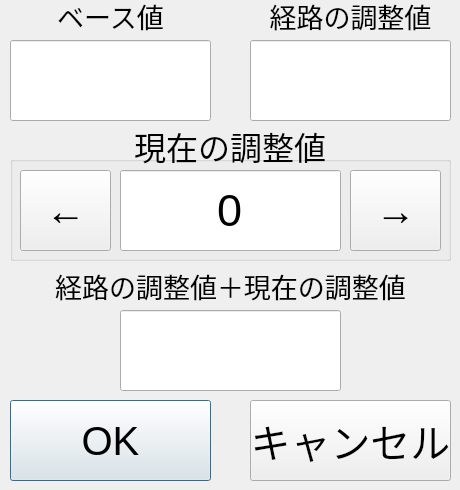
<?xml version="1.0" encoding="UTF-8"?>
<ui version="4.0">
 <class>Dialog_driving_adjustment</class>
 <widget class="QDialog" name="Dialog_driving_adjustment">
  <property name="geometry">
   <rect>
    <x>0</x>
    <y>0</y>
    <width>460</width>
    <height>490</height>
   </rect>
  </property>
  <property name="windowTitle">
   <string>Dialog</string>
  </property>
  <widget class="QPushButton" name="bt_end">
   <property name="geometry">
    <rect>
     <x>10</x>
     <y>400</y>
     <width>201</width>
     <height>81</height>
    </rect>
   </property>
   <property name="font">
    <font>
     <pointsize>30</pointsize>
    </font>
   </property>
   <property name="text">
    <string>OK</string>
   </property>
  </widget>
  <widget class="QPushButton" name="bt_cancel">
   <property name="geometry">
    <rect>
     <x>250</x>
     <y>400</y>
     <width>201</width>
     <height>81</height>
    </rect>
   </property>
   <property name="font">
    <font>
     <pointsize>30</pointsize>
    </font>
   </property>
   <property name="text">
    <string>キャンセル</string>
   </property>
  </widget>
  <widget class="QGroupBox" name="gb_steer_plus_param">
   <property name="geometry">
    <rect>
     <x>10</x>
     <y>120</y>
     <width>441</width>
     <height>141</height>
    </rect>
   </property>
   <property name="font">
    <font>
     <pointsize>24</pointsize>
    </font>
   </property>
   <property name="title">
    <string>現在の調整値</string>
   </property>
   <property name="alignment">
    <set>Qt::AlignCenter</set>
   </property>
   <widget class="QLineEdit" name="li_steer_plus_param_">
    <property name="geometry">
     <rect>
      <x>110</x>
      <y>50</y>
      <width>221</width>
      <height>81</height>
     </rect>
    </property>
    <property name="font">
     <font>
      <pointsize>34</pointsize>
     </font>
    </property>
    <property name="text">
     <string>0</string>
    </property>
    <property name="alignment">
     <set>Qt::AlignCenter</set>
    </property>
    <property name="readOnly">
     <bool>true</bool>
    </property>
   </widget>
   <widget class="QPushButton" name="bt_right">
    <property name="geometry">
     <rect>
      <x>340</x>
      <y>50</y>
      <width>91</width>
      <height>81</height>
     </rect>
    </property>
    <property name="font">
     <font>
      <pointsize>30</pointsize>
     </font>
    </property>
    <property name="text">
     <string>→</string>
    </property>
    <property name="autoRepeat">
     <bool>true</bool>
    </property>
    <property name="autoRepeatDelay">
     <number>0</number>
    </property>
    <property name="autoRepeatInterval">
     <number>100</number>
    </property>
   </widget>
   <widget class="QPushButton" name="bt_left">
    <property name="geometry">
     <rect>
      <x>10</x>
      <y>50</y>
      <width>91</width>
      <height>81</height>
     </rect>
    </property>
    <property name="font">
     <font>
      <pointsize>30</pointsize>
     </font>
    </property>
    <property name="text">
     <string>←</string>
    </property>
    <property name="autoRepeat">
     <bool>true</bool>
    </property>
    <property name="autoRepeatDelay">
     <number>0</number>
    </property>
    <property name="autoRepeatInterval">
     <number>100</number>
    </property>
   </widget>
  </widget>
  <widget class="QLabel" name="lb_base">
   <property name="geometry">
    <rect>
     <x>10</x>
     <y>0</y>
     <width>201</width>
     <height>31</height>
    </rect>
   </property>
   <property name="font">
    <font>
     <pointsize>20</pointsize>
    </font>
   </property>
   <property name="text">
    <string>ベース値</string>
   </property>
   <property name="alignment">
    <set>Qt::AlignCenter</set>
   </property>
  </widget>
  <widget class="QLabel" name="lb_waypoint_corr">
   <property name="geometry">
    <rect>
     <x>250</x>
     <y>0</y>
     <width>201</width>
     <height>31</height>
    </rect>
   </property>
   <property name="font">
    <font>
     <pointsize>20</pointsize>
    </font>
   </property>
   <property name="text">
    <string>経路の調整値</string>
   </property>
   <property name="alignment">
    <set>Qt::AlignCenter</set>
   </property>
  </widget>
  <widget class="QLineEdit" name="li_base">
   <property name="geometry">
    <rect>
     <x>10</x>
     <y>40</y>
     <width>201</width>
     <height>81</height>
    </rect>
   </property>
   <property name="font">
    <font>
     <pointsize>34</pointsize>
    </font>
   </property>
   <property name="text">
    <string/>
   </property>
   <property name="alignment">
    <set>Qt::AlignCenter</set>
   </property>
   <property name="readOnly">
    <bool>true</bool>
   </property>
  </widget>
  <widget class="QLineEdit" name="li_waypoint_corr">
   <property name="geometry">
    <rect>
     <x>250</x>
     <y>40</y>
     <width>201</width>
     <height>81</height>
    </rect>
   </property>
   <property name="font">
    <font>
     <pointsize>34</pointsize>
    </font>
   </property>
   <property name="text">
    <string/>
   </property>
   <property name="alignment">
    <set>Qt::AlignCenter</set>
   </property>
   <property name="readOnly">
    <bool>true</bool>
   </property>
  </widget>
  <widget class="QLineEdit" name="li_all_corr">
   <property name="geometry">
    <rect>
     <x>120</x>
     <y>310</y>
     <width>221</width>
     <height>81</height>
    </rect>
   </property>
   <property name="font">
    <font>
     <pointsize>34</pointsize>
    </font>
   </property>
   <property name="text">
    <string/>
   </property>
   <property name="alignment">
    <set>Qt::AlignCenter</set>
   </property>
   <property name="readOnly">
    <bool>true</bool>
   </property>
  </widget>
  <widget class="QLabel" name="lb_all_corr">
   <property name="geometry">
    <rect>
     <x>10</x>
     <y>270</y>
     <width>441</width>
     <height>31</height>
    </rect>
   </property>
   <property name="font">
    <font>
     <pointsize>20</pointsize>
    </font>
   </property>
   <property name="text">
    <string>経路の調整値＋現在の調整値</string>
   </property>
   <property name="alignment">
    <set>Qt::AlignCenter</set>
   </property>
  </widget>
 </widget>
 <resources/>
 <connections/>
</ui>
